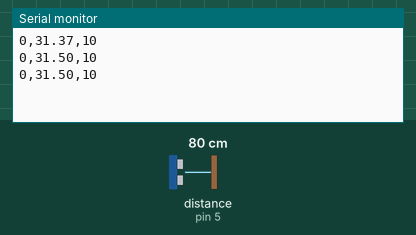
Bench run of a sketch on a simulated Arduino Uno, built with avr-gcc and run on an emulated ATmega328P. Parts: the last lines printed to the serial monitor. Wiring (inferred from the names in the program): ultrasonic range finder: trigger pin 4; echo pin 5. Inputs (shaded band) come from the test bench; at power-on: distance to the obstacle (sensor on pin 5) 80 cm. The echo pulse lasts 58.3 µs per cm.

Above: at 1.3 s.
1.4 s: distance to the obstacle (sensor on pin 5) set to 2 cm
At 2.0 s:
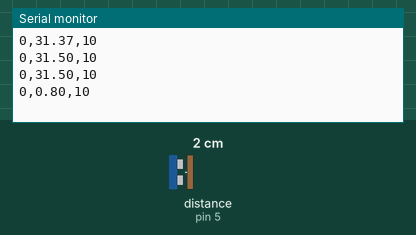
2.9 s: distance to the obstacle (sensor on pin 5) set to 4 cm
At 3.6 s:
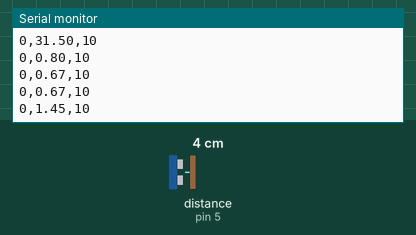
Timing chart, 0 to 5.9 s (numbered marks = the images above; inputs shaded):
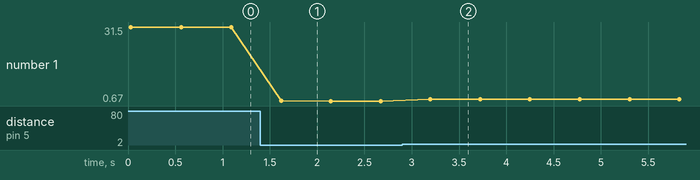

Measured:
- after the input at 1.4 s, the serial monitor: prints a new line after 0.22 s (image 1)
- after the input at 2.9 s, the serial monitor: prints a new line after 0.30 s (image 2)
- plotted number 1: 31.5 → 0.67 after the input at 1.4 s, 0.67 → 1.45 after the input at 2.9 s

The sketch:

Code_56_Distance_Meter_Serial_Plotter.ino
```cpp
int trigPin=4;
int echoPin=5;
float pingTT;
float r=767.269;
float d;
float dist;
int dt=500;
void setup() {
  // put your setup code here, to run once:
Serial.begin(9600);
pinMode(trigPin,OUTPUT);
pinMode(echoPin,INPUT);
}

void loop() {
  // put your main code here, to run repeatedly:
digitalWrite(trigPin,LOW);
delayMicroseconds(10);
digitalWrite(trigPin,HIGH);
delayMicroseconds(10);
digitalWrite(trigPin,LOW);
pingTT=pulseIn(echoPin,HIGH);
delay(25);
d=(pingTT*r*5280.*12.)/(3600.*1000000.);
dist=d/2;
Serial.print(0);
Serial.print(",");
Serial.print(dist);
Serial.print(",");
Serial.println(10);
delay(dt); // Tools>Serial Plotter (Ctrl+Shift+L)
}
```
